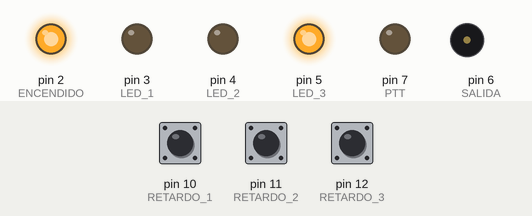
Bench run of a sketch on a simulated Arduino Nano, built with avr-gcc and run on an emulated ATmega328P. Parts: output pins drawn as LEDs (lit = HIGH), buzzer (waves = sounding). The inputs (shaded band) are chosen by the test bench; at power-on: pin 10 (RETARDO_1) HIGH, pin 11 (RETARDO_2) HIGH, pin 12 (RETARDO_3) HIGH. What the sketch prints to the serial monitor is not drawn.

Above: at 0.1 s.
At 4.6 s:
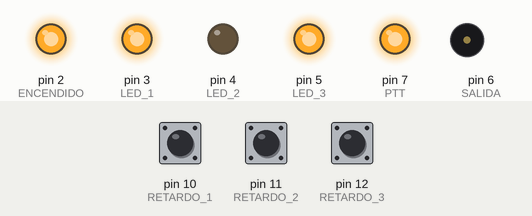
At 8.9 s:
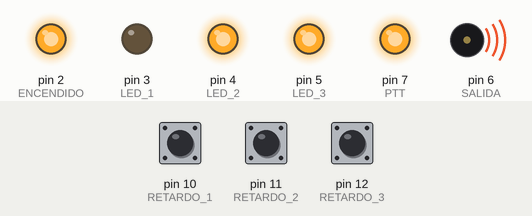
At 18.1 s:
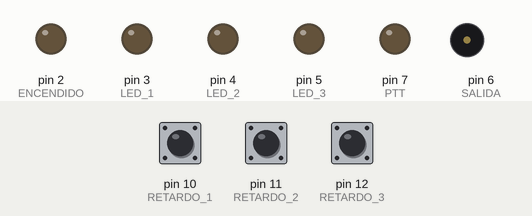
At 39.52 s:
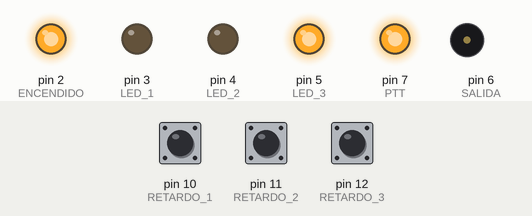
Timing chart, 0 to 40.0 s (numbered marks = the images above):
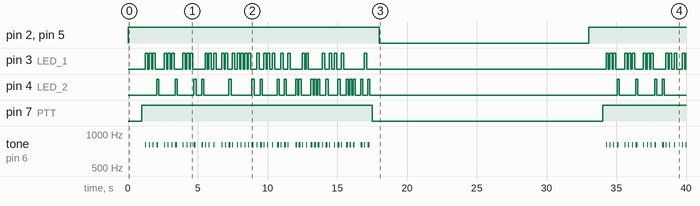

Measured:
- by itself, pin 2 (ENCENDIDO), pin 5 (LED_3): HIGH → LOW at 18.0 s, → HIGH 15.0 s later
- by itself, pin 4 (LED_2): HIGH → LOW at 2.2 s, → HIGH 1.2 s later, → LOW 0.15 s later, → HIGH 1.2 s later, … (49 changes in this stretch)
- by itself, pin 7 (PTT): HIGH → LOW at 17.5 s, → HIGH 16.5 s later
- by itself, tone on pin 6 (SALIDA): plays 800 Hz for 0.04 s, 800 Hz for 0.04 s, 800 Hz for 0.04 s, 800 Hz for 0.13 s, 800 Hz for 0.04 s, 800 Hz for 0.04 s … (71 notes in this stretch)

The sketch:

balizaF4LEC.ino
```cpp
//////////////////////////////////////////////////
// PROGRAMA DE BALIZA, CACERÍAS DE ZORRO, ETC  //
// EA7HG, 2025 Software libre                   //
// MODIFICACION F4LEC SIMULACION +WPM+debug		//
//////////////////////////////////////////////////

// PIN USADOS
// 2 = relé ENCENDIDO
// 7 = PTT OUT
// 9 = SALIDA TONO A TRAVES DE CONDENSADOR 10NF
//////////////////////////////////////////////////

String mensaje = "V V V DE F4LEC ZORRO K";  //Mensaje a enviar por la baliza
int frecuencia =800; //Frecuencia CW
int WPM = 30;  // Velocidad en palabras por minuto

// Define variable con 30 s. Tiempo por defecto de espera
unsigned long tiempo_disparo = 30;
// Define variable para iniciar tiempos
unsigned long tiempo_inicial = 0;
// Define tiempo del punto en morse. La raya multiplica por 3

unsigned int punto = 167;

// Define los pines para mejor lectura de código
#define ENCENDIDO 2
#define PTT 7
#define SALIDA 6 //PIN FISICO 9 ES D6 en arduino NANO

//Entradas retardo 2^8 posibilidades
#define RETARDO_1 10
#define RETARDO_2 11
#define RETARDO_3 12

//Leds salida auxiliares
#define LED_1 3
#define LED_2 4
#define LED_3 5

//Creamos un diccionario KEY:VALUE donde cada signo  tiene su correspondencia CW

const char* key[] = {
  "A", "B", "C", "D", "E", "F", "G", "H", "I", "J",
  "K", "L", "M", "N", "O", "P", "Q", "R", "S", "T",
  "U", "V", "W", "X", "Y", "Z",
  "0", "1", "2", "3", "4", "5", "6", "7", "8", "9", " "
};

const char* value[] = {
  ".-", "-...", "-.-.", "-..", ".", "..-.", "--.", "....", "..", ".---",
  "-.-", ".-..", "--", "-.", "---", ".--.", "--.-", ".-.", "...", "-",
  "..-", "...-", ".--", "-..-", "-.--", "--..",
  "-----", ".----", "..---", "...--", "....-", ".....",
  "-....", "--...", "---..", "----.", "-----",
  " "
};

void setup() {

	punto =calcularTimingCW(WPM);
	Serial.begin(9600);  // Debug serie
	Serial.println("Velocidad punto " + String(punto) + " ms");

	// pin 2 configurado para SALIDA
	pinMode(ENCENDIDO, OUTPUT);
	digitalWrite(ENCENDIDO, LOW);

	// pin 7 configurado para SALIDA
	pinMode(PTT, OUTPUT);
	digitalWrite(PTT, LOW);

	// pin 9 configurado para SALIDA tono
	pinMode(SALIDA, OUTPUT);

	//D3 D4 D5 LEDs salidas auxiliares PCB
	pinMode(LED_1, OUTPUT);
	pinMode(LED_2, OUTPUT);
	pinMode(LED_3, OUTPUT);

	//pin 10,11,12 entrada configura apagado
	pinMode(RETARDO_1, INPUT_PULLUP);
	pinMode(RETARDO_2, INPUT_PULLUP);
	pinMode(RETARDO_3, INPUT_PULLUP);


	/*2³ =8 posibilidades de retardo
	Switch 10	Switch 11	Switch 12	Bits (1=ON)	tiempo_disparo
	OFF	OFF	OFF	000 = 0	0ms
	ON	OFF	OFF	001 = 1	15ms
	OFF	ON	OFF	010 = 2	30ms
	ON	ON	OFF	011 = 3	45ms
	OFF	OFF	ON	100 = 4	60ms
	ON	OFF	ON	101 = 5	75ms
	OFF	ON	ON	110 = 6	90ms
	ON	ON	ON	111 = 7	105ms
	*/
	tiempo_disparo = (digitalRead(RETARDO_1)|digitalRead(RETARDO_2)|digitalRead(RETARDO_3))*15;
	Serial.println("Retardo " +String (tiempo_disparo) + " ms");
	Activar_Baliza();
	tiempo_inicial = millis();
}

void loop() {
  // al finalizar tiempo de espera activa la baliza
  if ((millis() - tiempo_inicial) >= (tiempo_disparo * 1000)) {
    Activar_Baliza();
  }
}

void Activar_Baliza() {

	led_ON (LED_3);
  // Activa relé ENCENDIDO transceptor o emisor
  digitalWrite(ENCENDIDO, HIGH);
  // Espera 1000 ms (1 segundo) antes de activar el PTT
  delay(1000);
  // Activa relé para activar PTT
  digitalWrite(PTT, HIGH);
  delay(250); // Espera 250ms (1/4 segundo)

  //Envio Mensaje , recorre el mensaje a enviar por la baliza
	for (int i = 0; i < mensaje.length(); i++) {
		playCW ( getCwCode ( mensaje[i] ) );
	}

  // Desactiva relé del PTT
  digitalWrite(PTT, LOW);
  // espera 500 ms (1/2 segundo)
  delay(500);
  // Apaga transceptor o emisor
  digitalWrite(ENCENDIDO, LOW);
  // Inicia nuevamente el temporizador de espera
  tiempo_inicial = millis();
  led_OFF (LED_3);
}

// obtiene el codigo CW de un signo , p.e A retorna .-
String getCwCode(char caracter) {
	Serial.print (caracter);//Debug caracter
	if (caracter==' '){return " ";}//Retorna espacio

	//Recorre la matriz de key creando indices
	for (int index=0;index<(sizeof(key)/sizeof(key[0]));index++){//Recorre key

		if ( key[index][0] ==  toupper(caracter) ){
			return value[index];
		}
	}
	return "";
}

//Funciones auxiliares para activar leds auxiliares
void led_ON(int led){
	digitalWrite(led,HIGH);
}

void led_OFF(int led){
	digitalWrite(led,LOW);
}

//Play sonido CW ,del simbolo
void playCW (String cw){
	Serial.print("(" +cw+ ") ");
	//Recorre el equivalente CW , puntos , rayas y espacios del CW
	for (int index=0;index<cw.length();index++){

		//ESTE CODIGO ES PARA MODO REAL NO PROBADO PERO DEBE SER ALGO ASI


		if (cw.charAt(index) =='.'){tone(SALIDA, frecuencia);led_ON (LED_1);delay(punto); noTone(SALIDA); delay(punto * 3);led_OFF (LED_1);}//punto .
		else if (cw.charAt(index) =='-'){tone(SALIDA, frecuencia);led_ON (LED_2);delay(punto * 3); noTone(SALIDA); delay(punto / 2);led_OFF (LED_2);}//raya _
		else { delay(punto); }//Espacio	entre elementos punto raya
		delay( (punto * 2) );


		//ESTE CODIGO FUNCIONA EN MODO SIMULACION CON UN BUZZER SIMULADO
   /*
		if (cw.charAt(index) =='.'){tone(SALIDA, frecuencia,punto);led_ON (LED_1) ;delay( (punto) + 10); led_OFF (LED_1);}//punto .
		else if (cw.charAt(index) =='-'){tone(SALIDA, frecuencia,punto * 3);delay( (punto * 3) + 10);led_OFF (LED_2);}//raya _
		else { delay(punto); }//Espacio	entre elementos punto raya
		delay( (punto * 2) );
    */
	}
	led_OFF (LED_1);
	led_OFF (LED_2);
	delay (punto*2);
}

//Calcula el tiempo de un punto en funcion de los WPM seleccionados
unsigned int calcularTimingCW(int wpm) {
  return (unsigned int)(1320.0 / wpm);
}
```
